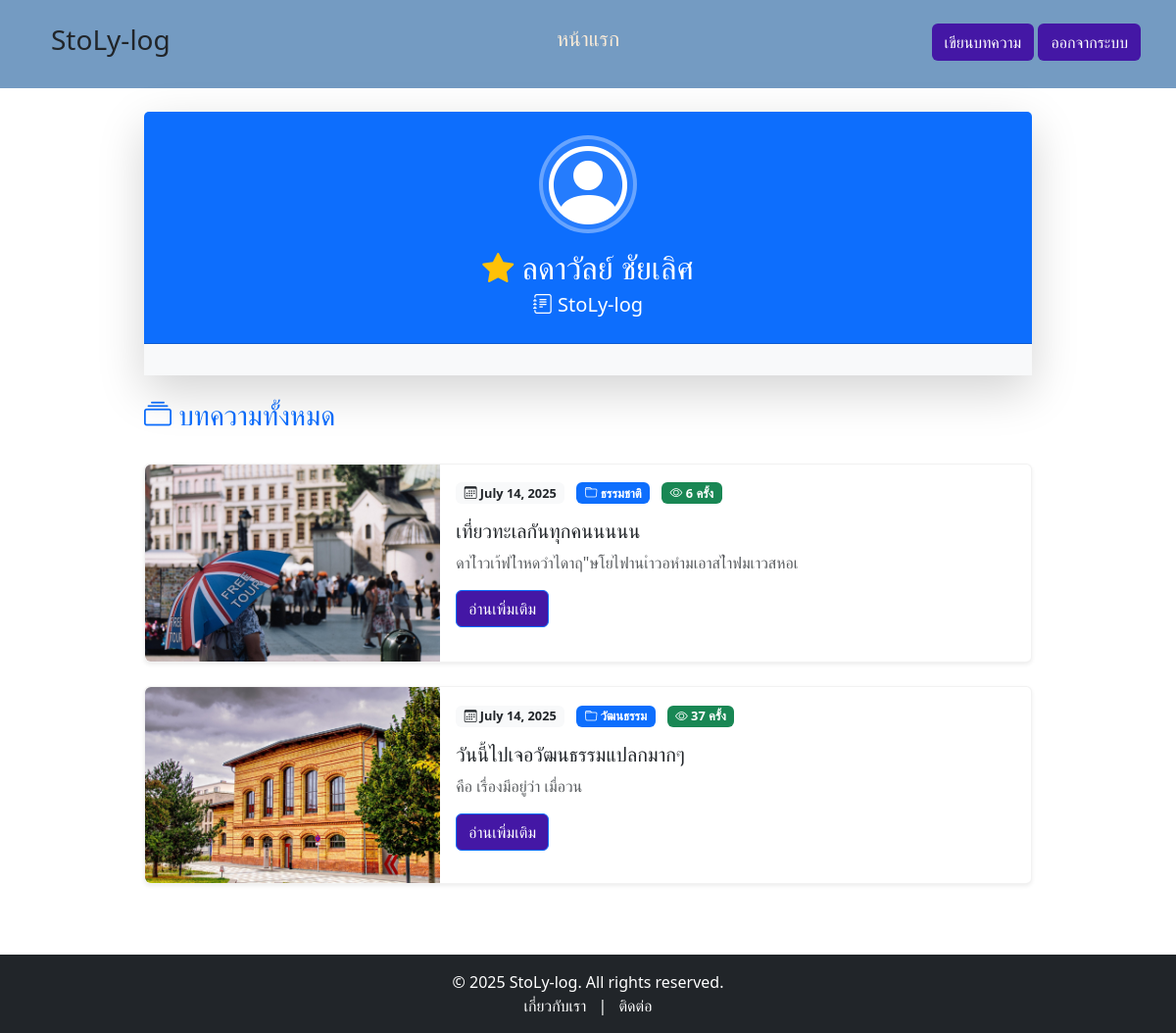
Screenshot of /Home-Content/user/9 with the database file from the repository.
### blog/models.py (models this page shows, shortened)
class Blog(models.Model):
    name = models.CharField(max_length=200)
    discrp = models.CharField(max_length=300, blank=True)
    content = models.TextField()  # เนื้อหาเต็ม
    views = models.IntegerField(default=0)  # ยอดวิว
    image = models.ImageField(upload_to='blog_images/', blank=True, null=True)  # รูป
    category = models.ForeignKey(Category, on_delete=models.SET_NULL, null=True)  # หมวดหมู่
    customer = models.ForeignKey(User, on_delete=models.SET_NULL, null=True)
    date = models.DateField(auto_now_add=True)

### category/models.py (models this page shows, shortened)
class Category(models.Model):
    name = models.CharField(max_length=100, unique=True)

### blog/views.py (the view)
# urls.py: path('Home-Content/user/<int:id>',views.homeContentUser ,name='homeContentUser' ) ,
def homeContentUser(request , id ) :
    user = get_object_or_404(User,id=id)
    blog = Blog.objects.filter(customer=user)
    return render(request,'portdetail.html',{'blog' : blog , 'user' : user})

### blog/templates/portdetail.html (shortened to what this page needs)
{% extends "base.html" %}
{% block content %}
<div class="container my-4">
    <div class="row justify-content-center mb-4">
        <div class="col-md-10">
            <div class="card shadow-lg border-0">
                <div class="card-header bg-gradient-primary text-white text-center py-4">
                    <div class="user-avatar mb-3">
                        <div class="avatar-circle">
                            <i class="bi bi-person-circle display-1 text-white"></i>
                        </div>
                    </div>
                    <h2 class="mb-1">
                        <i class="bi bi-star-fill text-warning"></i>
                        {{user.first_name}} {{user.last_name}}
                    </h2>
                    <p class="mb-0 fs-5">
                        <i class="bi bi-journal-text"></i> StoLy-log
                    </p>
                </div>
                <div class="card-body bg-light">
                </div>
            </div>
        </div>
    </div>
    <div class="row justify-content-center">
        <div class="col-md-10">
            <div class="d-flex justify-content-between align-items-center mb-4">
                <h3 class="text-primary">
                    <i class="bi bi-collection"></i> บทความทั้งหมด
                </h3>
            </div>
            {% if blog %}
                <div class="articles-grid">
                    {% for i in blog %}
                    <div class="card mb-4 shadow-sm hover-card">
                        <div class="row g-0">
                            {% if i.image %}
                            <div class="col-md-4">
                                <div class="image-container">
                                    <img
                                        src="{{ i.image.url }}"
                                        class="img-fluid rounded-start h-100"
                                        alt="{{ i.name }}"
                                        style="object-fit: cover; min-height: 200px;"
                                    />
                                </div>
                            </div>
                            <div class="col-md-8">
                            {% else %}
                            <div class="col-md-12">
                            {% endif %}
                                <div class="card-body">
                                    <div class="article-meta mb-3">
                                        <span class="badge bg-light text-dark me-2">
                                            <i class="bi bi-calendar3"></i> {{i.date}}
                                        </span>
                                        <span class="badge bg-primary me-2">
                                            <i class="bi bi-folder"></i> {{i.category.name}}
                                        </span>
                                        <span class="badge bg-success">
                                            <i class="bi bi-eye"></i> {{i.views|default:"0"}} ครั้ง
                                        </span>
                                    </div>
                                    <h5 class="card-title text-dark">{{i.name}}</h5>
                                    <p class="card-text text-muted">{{ i.content|truncatewords:25 }}</p>
                                    <div class="d-flex justify-content-between align-items-center mt-3">
                                        <a class="btn btn-primary" href="{% url 'detail' i.id i.name %}">
                                             อ่านเพิ่มเติม
                                        </a>
                                    </div>
                                </div>
                            </div>
                        </div>
                    </div>
                    {% endfor %}
                </div>
            {% endif %}
        </div>
    </div>
</div>
{% endblock %}

### blog/templates/base.html (style rules this page uses)
.btn { background-color: rgb(68, 23, 165); color: white; }

### blog/templates/portdetail.html (style rules this page uses)
.bg-gradient-primary { background: #0d6efd }
.avatar-circle { width: 100px; height: 100px; border-radius: 50%; border: 4px solid rgba(255,255,255,0.3); display: flex; align-items: center; justify-content: center; margin: 0 auto; background: rgba(255,255,255,0.1); }
.hover-card { transition: all 0.3s ease; border: 1px solid rgba(0,0,0,0.05); }
.image-container { position: relative; overflow: hidden; }
.article-meta .badge { font-size: 0.8rem; }

### rows the page displays
Blog: image (picture), date "July 14, 2025", category.name "ธรรมชาติ", views "6", name "เที่ยวทะเลกันทุกคนนนนน", content "ดาไำวเา้ฟไำหดวำไดาฤ\"ษโยไฟานเำวอหำมเอาสไำฟมเาวสหอเ"
Blog: image (picture), date "July 14, 2025", category.name "วัฒนธรรม", views "37", name "วันนี้ไปเจอวัฒนธรรมแปลกมากๆ", content "คือ เรื่องมีอยู่ว่า เมื่อวน"

### other values shown
{{ user.first_name }} "ลดาวัลย์"
{{ user.last_name }} "ชัยเลิศ"
